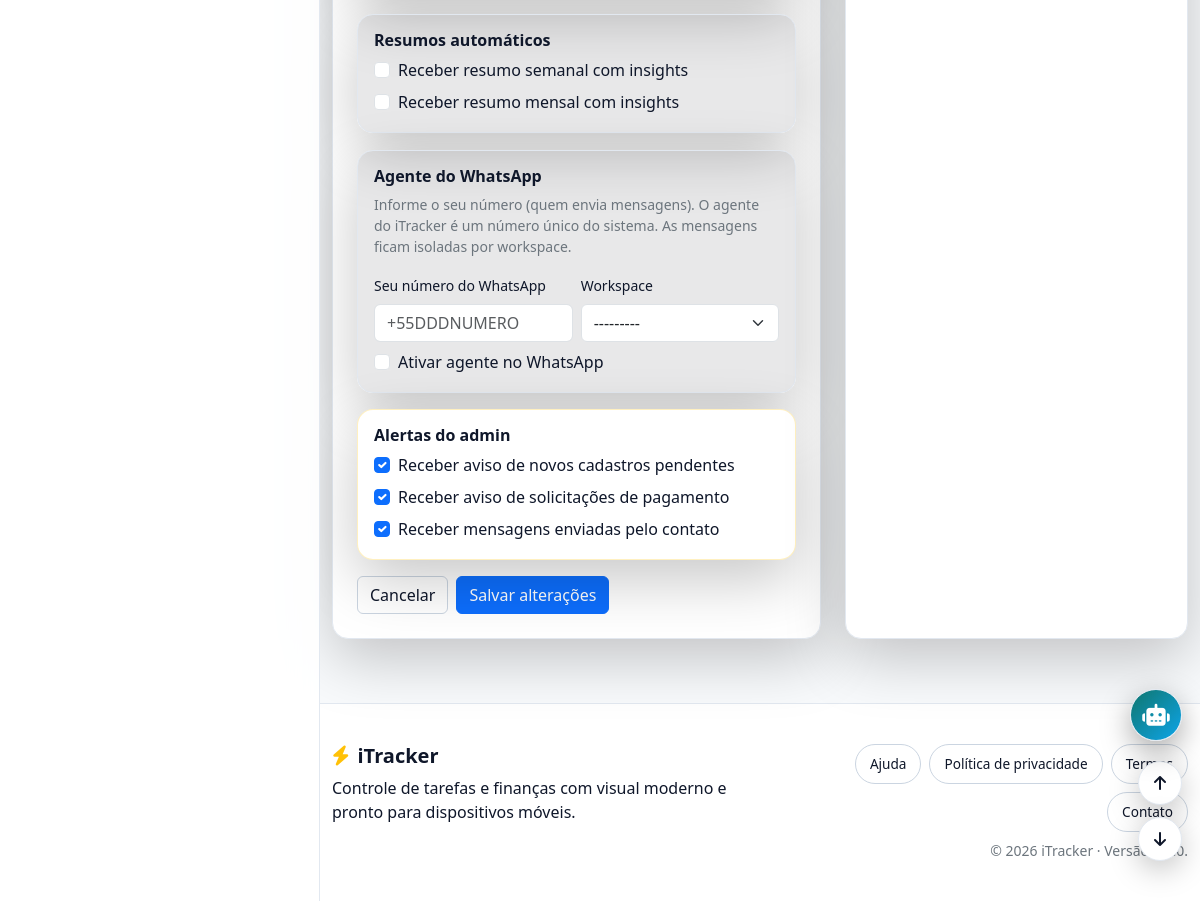
Before: /perfil/ (signed in, lower part) with the older database file.
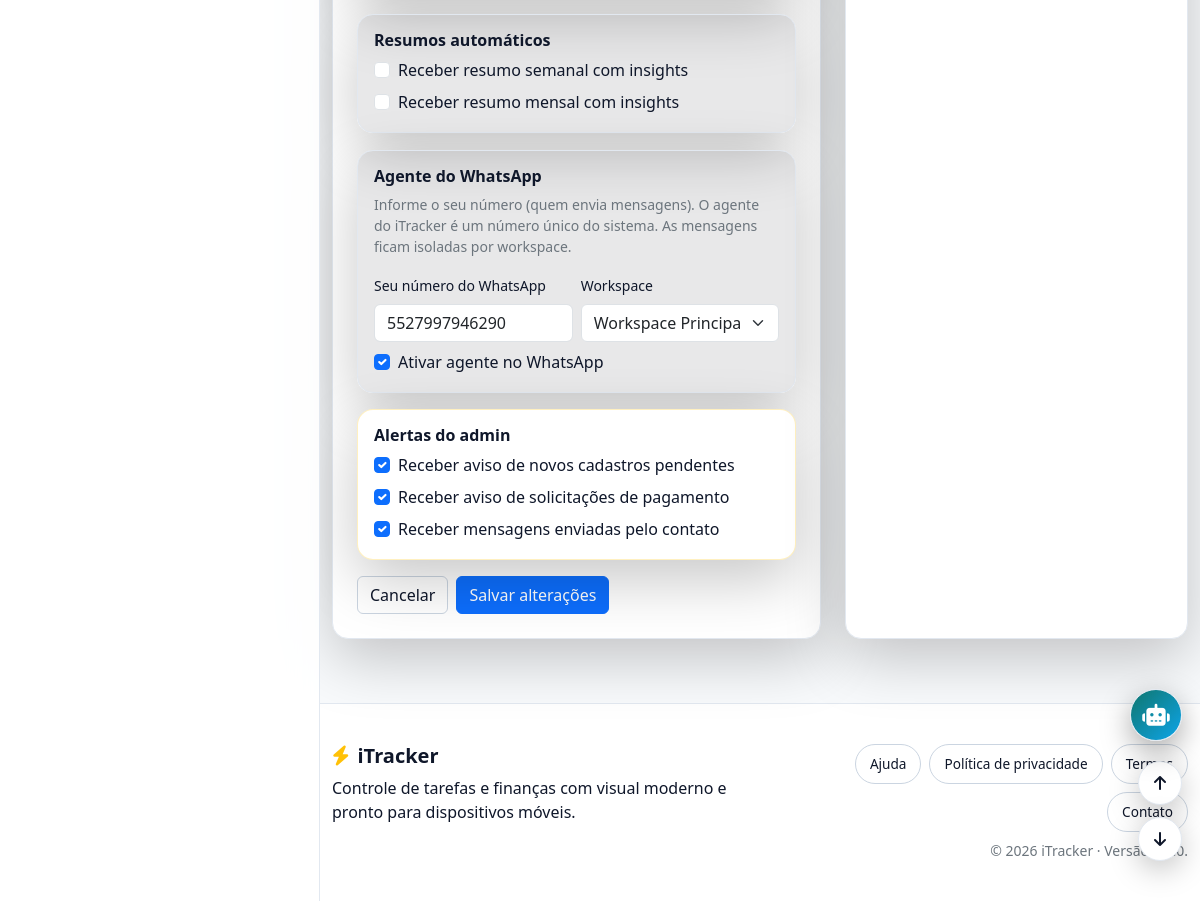
After: the same page with the newer database file.
### tracker/models.py (models this page shows, shortened)
class UserProfile(models.Model):
    PLAN_CHOICES = [
        ('essential', 'Essencial'),
        ('pro', 'Pro'),
        ('master', 'Master'),
    ]
    BILLING_CHOICES = [
        ('monthly', 'Mensal'),
        ('annual', 'Anual'),
    ]
    user = models.OneToOneField(User, on_delete=models.CASCADE, related_name='profile')
    avatar = models.ImageField(upload_to='avatars/', blank=True, null=True)
    is_approved = models.BooleanField(default=False)
    is_guest = models.BooleanField(default=False)
    plan = models.CharField(max_length=20, choices=PLAN_CHOICES, default='essential')
    master_guest_limit = models.PositiveIntegerField(default=6)
    billing_cycle = models.CharField(max_length=20, choices=BILLING_CHOICES, default='monthly')
    payment_confirmed = models.BooleanField(default=False)
    payment_confirmed_at = models.DateTimeField(null=True, blank=True)
    payment_notes = models.CharField(max_length=255, blank=True)
    approved_at = models.DateTimeField(null=True, blank=True)
    approved_by = models.ForeignKey(User, null=True, blank=True, on_delete=models.SET_NULL, related_name='approved_profiles')
    subscription_expires = models.DateField(null=True, blank=True)
    notify_balance_threshold = models.BooleanField(default=False)
    balance_threshold = models.DecimalField(max_digits=12, decimal_places=2, null=True, blank=True)
    balance_alert_last_value = models.DecimalField(max_digits=12, decimal_places=2, null=True, blank=True)
    notify_task_completed = models.BooleanField(default=False)
    notify_step_completed = models.BooleanField(default=False)
    notify_task_reminder = models.BooleanField(default=False)
    notify_task_overdue = models.BooleanField(default=False)
    digest_weekly = models.BooleanField(default=False)
    digest_monthly = models.BooleanField(default=False)
    digest_weekly_last_sent = models.DateField(null=True, blank=True)
    digest_monthly_last_sent = models.DateField(null=True, blank=True)
    notify_budget_alerts = models.BooleanField(default=True)
    notify_goal_alerts = models.BooleanField(default=True)
    notify_admin_new_account = models.BooleanField(default=True)
    notify_admin_payment_request = models.BooleanField(default=True)
    notify_admin_contact = models.BooleanField(default=True)
    email_verified = models.BooleanField(default=False)
    email_verified_at = models.DateTimeField(null=True, blank=True)
    deletion_requested_at = models.DateTimeField(null=True, blank=True)
    trial_started_at = models.DateTimeField(null=True, blank=True)
    trial_expires_at = models.DateTimeField(null=True, blank=True)
    created_at = models.DateTimeField(auto_now_add=True)
    def trial_active(self) -> bool:
        if not self.trial_expires_at:
            return False
        return timezone.now() <= self.trial_expires_at

### whatsapp_finance/models.py (models this page shows, shortened)
class WhatsAppProfile(models.Model):
    user = models.OneToOneField(settings.AUTH_USER_MODEL, on_delete=models.CASCADE, related_name='whatsapp_profile')
    phone_number = models.CharField(max_length=32, unique=True)
    workspace = models.ForeignKey(Workspace, on_delete=models.CASCADE, related_name='whatsapp_profiles')
    is_active = models.BooleanField(default=True)
    last_seen_at = models.DateTimeField(null=True, blank=True)
    created_at = models.DateTimeField(auto_now_add=True)
    updated_at = models.DateTimeField(auto_now=True)
    class Meta:
        indexes = [models.Index(fields=['phone_number'])]

### tracker/views.py (the view, shortened to what this page needs)
# urls.py: path('perfil/', views.profile_edit, name='profile_edit'),
@login_required
def profile_edit(request):
    user = request.user
    profile, _ = UserProfile.objects.get_or_create(user=user)
    form = ProfileForm(request.POST or None, instance=user)
    avatar_form = ProfileAvatarForm(request.POST or None, request.FILES or None, instance=profile)
    pref_form = NotificationPreferencesForm(request.POST or None, instance=profile, user=request.user)
    wa_profile = WhatsAppProfile.objects.filter(user=user).first()
    wa_form = WhatsAppProfileForm(request.POST or None, instance=wa_profile, user=user)
    quota = get_ai_quota(user)
    ai_since = timezone.now() - datetime.timedelta(days=int(quota.get("window_days") or 30))
    ai_totals = AiUsage.objects.filter(user=user, created_at__gte=ai_since).aggregate(
        tokens=Sum('total_tokens'),
        cost=Sum('cost_brl'),
    )
    ai_used = ai_totals.get('tokens') or 0
    ai_cost = ai_totals.get('cost') or 0
    ai_limit = quota.get("limit") or 0
    ai_remaining = quota.get("remaining")
    ai_next_reset = quota.get("next_reset")
    trial_expires_at = profile.trial_expires_at
    trial_remaining = None
    if trial_expires_at:
        trial_remaining = (trial_expires_at.date() - timezone.localdate()).days
        trial_remaining = max(trial_remaining, 0)
    agent_number = getattr(settings, "TWILIO_WHATSAPP_NUMBER", "").strip()
    return render(
        request,
        'tracker/profile_edit.html',
        {
            'form': form,
            'avatar_form': avatar_form,
            'pref_form': pref_form,
            'wa_form': wa_form,
            'show_admin_prefs': request.user.is_superuser,
            'profile': profile,
            'ai_usage': {
                'used': _format_int(ai_used),
                'limit': _format_int(ai_limit) if ai_limit else None,
                'remaining': _format_int(ai_remaining) if ai_remaining is not None else None,
                'cost': ai_cost,
                'window_days': quota.get("window_days") or 30,
                'next_reset': ai_next_reset,
                'unlimited': not ai_limit,
            },
            'trial': {
                'active': bool(profile.trial_active()),
                'expires_at': trial_expires_at,
                'remaining': trial_remaining,
            },
            'whatsapp_agent_number': agent_number,
        },
    )

### templates/tracker/profile_edit.html (shortened to what this page needs)
{% extends "base.html" %}
{% block content %}
<div class="row g-4">
    <div class="col-lg-7">
        <div class="glass-card p-4">
            <form method="post" enctype="multipart/form-data" class="row g-3">
                <div class="col-12">
                    <div class="glass-card p-3 bg-dark bg-opacity-10">
                        <h6 class="fw-bold mb-2">Resumos autom&aacute;ticos</h6>
                        <div class="form-check mb-2">
                            {{ pref_form.digest_weekly }}
                            <label class="form-check-label" for="{{ pref_form.digest_weekly.id_for_label }}">
                                {{ pref_form.digest_weekly.label }}
                            </label>
                        </div>
                        <div class="form-check">
                            {{ pref_form.digest_monthly }}
                            <label class="form-check-label" for="{{ pref_form.digest_monthly.id_for_label }}">
                                {{ pref_form.digest_monthly.label }}
                            </label>
                        </div>
                    </div>
                </div>
                <div class="col-12">
                    <div class="glass-card p-3 bg-dark bg-opacity-10">
                        <h6 class="fw-bold mb-2">Agente do WhatsApp</h6>
                        <p class="text-secondary small mb-3">
                            Informe o seu n&uacute;mero (quem envia mensagens). O agente do iTracker &eacute; um n&uacute;mero &uacute;nico do sistema.
                            As mensagens ficam isoladas por workspace.
                        </p>
                        <div class="row g-2">
                            <div class="col-md-6">
                                <label class="form-label small" for="{{ wa_form.phone_number.id_for_label }}">
                                    {{ wa_form.phone_number.label }}
                                </label>
                                {{ wa_form.phone_number }}
                            </div>
                            <div class="col-md-6">
                                <label class="form-label small" for="{{ wa_form.workspace.id_for_label }}">
                                    {{ wa_form.workspace.label }}
                                </label>
                                {{ wa_form.workspace }}
                            </div>
                        </div>
                        <div class="form-check mt-2">
                            {{ wa_form.is_active }}
                            <label class="form-check-label" for="{{ wa_form.is_active.id_for_label }}">
                                {{ wa_form.is_active.label }}
                            </label>
                        </div>
                    </div>
                </div>
                {% if show_admin_prefs %}
                <div class="col-12">
                    <div class="glass-card p-3 border border-warning border-opacity-25">
                        <h6 class="fw-bold mb-2">Alertas do admin</h6>
                        <div class="form-check mb-2">
                            {{ pref_form.notify_admin_new_account }}
                            <label class="form-check-label" for="{{ pref_form.notify_admin_new_account.id_for_label }}">
                                {{ pref_form.notify_admin_new_account.label }}
                            </label>
                        </div>
                        <div class="form-check mb-2">
                            {{ pref_form.notify_admin_payment_request }}
                            <label class="form-check-label" for="{{ pref_form.notify_admin_payment_request.id_for_label }}">
                                {{ pref_form.notify_admin_payment_request.label }}
                            </label>
                        </div>
                        <div class="form-check">
                            {{ pref_form.notify_admin_contact }}
                            <label class="form-check-label" for="{{ pref_form.notify_admin_contact.id_for_label }}">
                                {{ pref_form.notify_admin_contact.label }}
                            </label>
                        </div>
                    </div>
                </div>
                {% endif %}
                <div class="col-12 d-flex gap-2">
                    <a class="btn btn-outline-light" href="{% url 'tracker:dashboard' %}">Cancelar</a>
                    <button class="btn btn-primary" type="submit">Salvar altera&#231;&#245;es</button>
                </div>
            </form>
        </div>
    </div>
    <div class="col-lg-5">
        <div class="glass-card p-4 h-100">
        </div>
    </div>
</div>
{% endblock %}

### templates/base.html (shortened to what this page needs)
<!DOCTYPE html>
{% load static %}
<html lang="pt-br" data-bs-theme="light">
<head>
    <link href="https://cdn.jsdelivr.net/npm/bootstrap@5.3.3/dist/css/bootstrap.min.css" rel="stylesheet">
    <link rel="stylesheet" href="https://cdnjs.cloudflare.com/ajax/libs/font-awesome/6.5.2/css/all.min.css">
    <link rel="stylesheet" href="{% static 'css/base.css' %}">
</head>
<body>
    <div class="layout-shell">
        {% with request.resolver_match.url_name as url_name %}
        <aside class="sidebar" id="sidebar">
            <div class="sidebar-inner">
                <div class="sidebar-scroll">
                </div>
            </div>
        </aside>
        {% endwith %}
        <div class="layout-main">
            <main class="py-4 main-shell">
                <div class="container">
                    {% block content %}{% endblock %}
                </div>
            </main>
            <button id="scrollTopBtn" class="nav-fab nav-top" type="button" aria-label="Ir para o topo">
                <i class="fa-solid fa-arrow-up"></i>
            </button>
            <button id="scrollBottomBtn" class="nav-fab nav-bottom" type="button" aria-label="Ir para o final">
                <i class="fa-solid fa-arrow-down"></i>
            </button>
            {% if user.is_authenticated and not user_is_guest %}
            <button id="agentFab" class="agent-fab" type="button" aria-label="Abrir assistente" data-tour="agent-fab">
                <i class="fa-solid fa-robot"></i>
            </button>
            {% endif %}
            <footer>
                <div class="container">
                    <div class="row gy-3">
                        <div class="col-md-6">
                            <h5 class="fw-bold footer-brand mb-2"><i class="fa-solid fa-bolt me-2 text-warning"></i>iTracker</h5>
                            <p class="mb-0">Controle de tarefas e finan&ccedil;as com visual moderno e pronto para dispositivos m&oacute;veis.</p>
                        </div>
                        <div class="col-md-6 text-md-end">
                            <div class="d-flex flex-wrap justify-content-md-end gap-2">
                                <a href="{% url 'tracker:help' %}" data-bs-toggle="tooltip" data-bs-title="Ajuda" aria-label="Ajuda" class="btn btn-outline-light footer-link-btn">Ajuda</a>
                                <a href="{% url 'tracker:privacy' %}" class="btn btn-outline-light footer-link-btn">Pol&iacute;tica de privacidade</a>
                                <a href="{% url 'tracker:terms' %}" class="btn btn-outline-light footer-link-btn">Termos</a>
                                {% if user.is_authenticated %}
                                <a href="{% url 'tracker:contact_admin' %}" class="btn btn-outline-light footer-link-btn">Contato</a>
                                {% endif %}
                            </div>
                            <div class="small text-secondary mt-2">&copy; {% now "Y" %} iTracker{% if app_version %} &middot; Vers&atilde;o {{ app_version }}{% endif %}.</div>
                        </div>
                    </div>
                </div>
            </footer>
        </div>
    </div>
</body>
</html>

Changed rows visible on the page:
added WhatsAppProfile: phone_number "5527997946290", workspace "Workspace Principal", is_active "☑"
Other visible differences:
form field workspace: "---------" → (not shown)
form field is_active: "☐" → (not shown)
